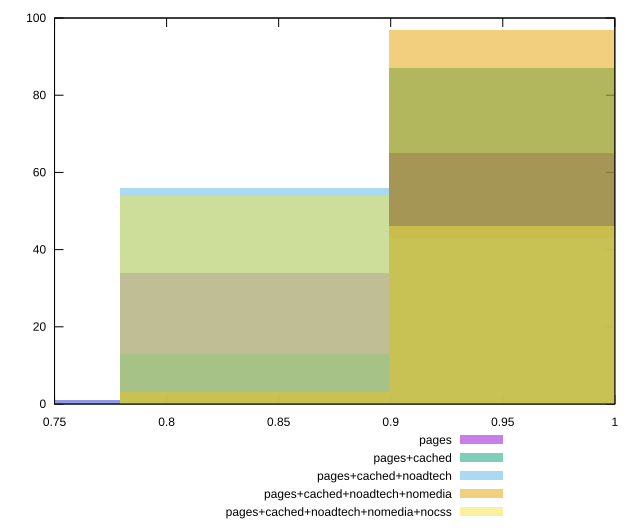

Reproduce this figure in gnuplot.
reset

$pages <<EOF
0.9590884349346099 65
0.8392023805677837 34
0.7193163262009574 1
EOF

$pagesCached <<EOF
0.9590884349346099 87
0.8392023805677837 13
EOF

$pagesCachedNoadtech <<EOF
0.8392023805677837 56
0.9590884349346099 43
0.7193163262009574 1
EOF

$pagesCachedNoadtechNomedia <<EOF
0.9590884349346099 97
0.8392023805677837 3
EOF

$pagesCachedNoadtechNomediaNocss <<EOF
0.9590884349346099 46
0.8392023805677837 54
EOF

set key outside below
set boxwidth 0.11988605436682624
set xrange [0.75:1]
set yrange [0:100]
set trange [0:100]
set style fill transparent solid 0.5 noborder
set terminal svg size 640, 530 enhanced background rgb 'white'
set output "report_00015_2021-02-09T16-11-33.973Z/unminified-javascript/comparison/histogram/all_score.svg"

plot $pages title "pages" with boxes, \
     $pagesCached title "pages+cached" with boxes, \
     $pagesCachedNoadtech title "pages+cached+noadtech" with boxes, \
     $pagesCachedNoadtechNomedia title "pages+cached+noadtech+nomedia" with boxes, \
     $pagesCachedNoadtechNomediaNocss title "pages+cached+noadtech+nomedia+nocss" with boxes

reset
